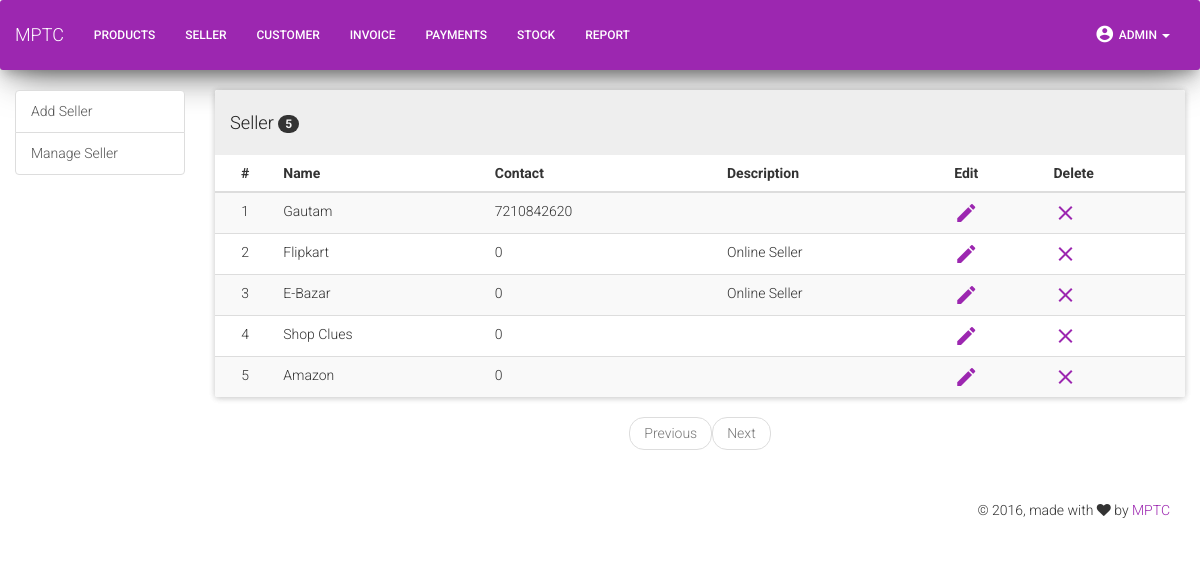
The app's page /seller.php (signed in) with its own data.
### tables this page shows
CREATE TABLE `seller` (
  `sid` int(11) NOT NULL,
  `sname` varchar(50) NOT NULL,
  `scontact` bigint(20) NOT NULL,
  `sdetails` text NOT NULL,
  `cby` varchar(50) NOT NULL,
  `cdate` timestamp NOT NULL DEFAULT CURRENT_TIMESTAMP ON UPDATE CURRENT_TIMESTAMP,
  `uby` varchar(50) NOT NULL,
  `udate` timestamp NOT NULL DEFAULT '0000-00-00 00:00:00'
);

### seller.php (the view, shortened to what this page needs)
<?php
include 'db.php';
require 'header.php';
require 'navbar.php';
?>
<body>
    <div class="container-fluid">
        <div class="row">
            <div class="col-xs-12 col-sm-4 col-md-2">
                <div class="list-group">
                    <a href="adseller.php" class="list-group-item">Add Seller</a>
                    <a href="seller.php" class="list-group-item">Manage Seller</a>
                </div>
            </div>
            <div class="col-xs-12 col-sm-4 col-md-10">
                        <?php
                $page = 0;
                if (isset($_GET["page"])) {
                    $page  = $_GET["page"];
                        if($page==0){
                            $page = 1;
                        }
                    } else { $page=1; };
                    $start_from = ($page-1) * 10;
                $sql = "SELECT sid, sname, scontact, sdetails FROM seller ORDER BY sid asc LIMIT $start_from, 10";
                 $result = $conn->query($sql);
                        if ($result -> num_rows > 0) {
                        $sqlb = "SELECT COUNT(sid) FROM seller";
                        $resultb = $conn->query($sqlb);
                        $rowb = mysqli_fetch_row($resultb);
                        $total_records = $rowb[0];
                        $total_pages = ceil($total_records / 10);
                        $pagem = $page - 1;
                        $pagea = $page +1;
                            ?>
                <div class="panel panel-default">
                    <div class="panel-heading"><h4>Seller <span class="badge"><?php echo $total_records; ?></span></h4></div>
                    <table class="table table-hover table-striped">
                        <thead>
                            <tr>
                                <th class="text-center">#</th>
                                <th>Name</th>
                                <th>Contact</th>
                                <th>Description</th>
                                <th>Edit</th>
                                <th>Delete</th>
                            </tr>
                        </thead>
                        <tbody>
                <?php
                        while($row = $result->fetch_assoc()) {
                            echo "<tr>"
                                    . "<td class='text-center'>".$row['sid']. "</td><td>".$row['sname']. "</td><td>" . $row['scontact']."</td><td>".$row['sdetails']. "</td>".
                                    "<td><a href='upseller.php?slid=" . $row['sid'] . "'><i class='material-icons'>mode_edit</i></a></td>".
                                    "<td><a href='seller.php?id=" . $row['sid'] . "'><i class='material-icons'>clear</i></a></td></tr>";
                        }
                    }else {
                        echo "0 results";
                    }
                    ?>
                    </table>
                </div>
                <nav aria-label="...">
                            <ul class="pager">
                                <?php
                                    if($page <= 1){
                                        echo "<li class='disabled'><a>Previous</a></li>";
                                    }else {
                                        echo "<li><a href='products.php?page=$pagem'>Previous</a></li>";
                                    }
                                if($page >= $total_pages){
                                    echo "<li class='disabled'><a>Next</a></li>";
                                }else{
                                    echo "<li><a href='products.php?page=$pagea'>Next</a></li>";
                                }
                                ?>
                            </ul>
                        </nav>
            </div>
        </div>
    </div>
        </body>
    <?php
        require 'footer.php';

### header.php (style rules this page uses)
body { background-color: white; }

### records on screen
seller: sid "1", sname "Gautam", scontact "7210842620"
seller: sid "2", sname "Flipkart", scontact "0", sdetails "Online Seller"
seller: sid "3", sname "E-Bazar", scontact "0", sdetails "Online Seller"
seller: sid "4", sname "Shop Clues", scontact "0"
seller: sid "5", sname "Amazon", scontact "0"

### other values on screen
$total_records "5"
